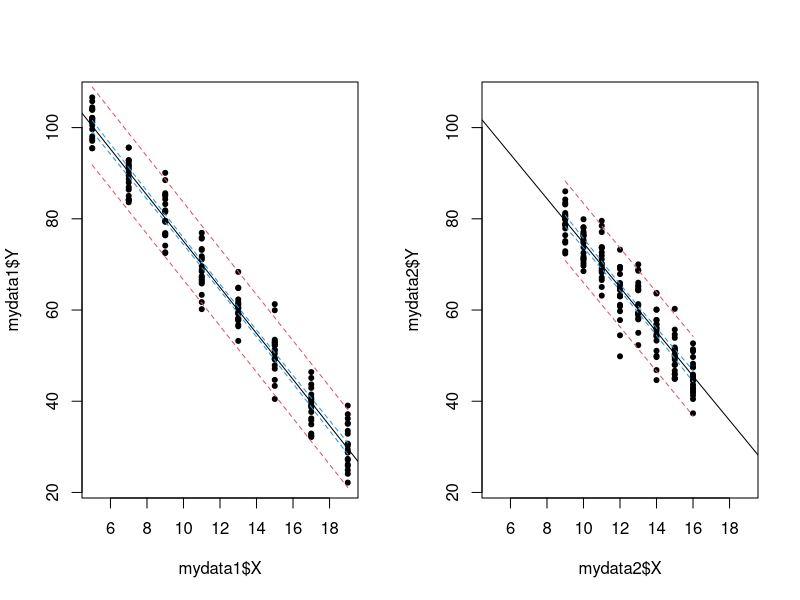

Write R code to recreate this figure.
setwd("/Users/Qihong/Dropbox/Current Courses/STAT333/333hw3")
rm(list = ls())

mydata1 = read.csv('Data1_small.csv');
mydata2 = read.csv('Data2_small.csv');

# fit the model 
lm1.fit = lm(Y ~ X, data = mydata1)
lm2.fit = lm(Y ~ X, data = mydata2)

# visualization 
xmin = min(mydata1$X, mydata2$X)
xmax = max(mydata1$X, mydata2$X)
ymin = min(mydata1$Y, mydata2$Y)
ymax = max(mydata1$Y, mydata2$Y)
par(mfrow=c(1,2))
# 1st plot 
plot(mydata1$X, mydata1$Y, pch = 20, xlim=c(xmin, xmax), ylim = c(ymin, ymax))
abline(lm1.fit)
nd <- data.frame(x=seq(xmin,xmax,length=500))
p_conf1 <- predict(lm1.fit,interval="confidence",newdata=mydata1)
p_pred1 <- predict(lm1.fit,interval="prediction",newdata=mydata1)
matlines(mydata1$X,p_conf1[,c("lwr","upr")],col=4,lty=2,type="l")
matlines(mydata1$X,p_pred1[,c("lwr","upr")],col=2,lty=2,type="l")

# 2nd plot 
plot(mydata2$X, mydata2$Y, pch = 20, xlim=c(xmin, xmax), ylim = c(ymin, ymax))
abline(lm2.fit)
nd <- data.frame(x=seq(xmin,xmax,length=500))
p_conf2 <- predict(lm2.fit,interval="confidence",newdata=mydata2)
p_pred2 <- predict(lm2.fit,interval="prediction",newdata=mydata2)
matlines(mydata2$X,p_conf2[,c("lwr","upr")],col=4,lty=2,type="l")
matlines(mydata2$X,p_pred2[,c("lwr","upr")],col=2,lty=2,type="l")


# compare stats 
summary(lm1.fit)
summary(lm2.fit)

anova(lm1.fit)
anova(lm2.fit)

# compare confidence intervals 
Xnew = data.frame(X = 15)
predict(lm1.fit, Xnew, interval = "confidence", level = 0.95, se.fit = T)
predict(lm2.fit, Xnew, interval = "confidence", level = 0.95, se.fit = T)
# compare prediction intervals 
predict(lm1.fit, Xnew, interval = "prediction", level = 0.95, se.fit = T)
predict(lm2.fit, Xnew, interval = "prediction", level = 0.95, se.fit = T)

anova1 = as.data.frame(anova(lm1.fit))
anova2 = as.data.frame(anova(lm2.fit))

# 
n = 160
Xh = 15
SSxx1 = sum(mydata1$X^2) - sum(mydata1$X)^2/n
MSE1 = anova1$"Mean Sq"[2]
SE_CI1 = sqrt(MSE1 * ( (1/n) + (Xh - mean(mydata1$X))/SSxx1 ))
SE_Pr1 = sqrt(MSE1 * ( 1 + (1/n) + (Xh - mean(mydata1$X))/SSxx1 ))
SE_CI1
SE_Pr1

SSxx2 = sum(mydata2$X^2) - sum(mydata2$X)^2/n
MSE2 = anova2$"Mean Sq"[2]
SE_CI2 = sqrt(MSE2 * ( (1/n) + (Xh - mean(mydata2$X))/SSxx2 ))
SE_Pr2 = sqrt(MSE2 * ( 1 + (1/n) + (Xh - mean(mydata2$X))/SSxx2 ))
SE_CI2
SE_Pr2
